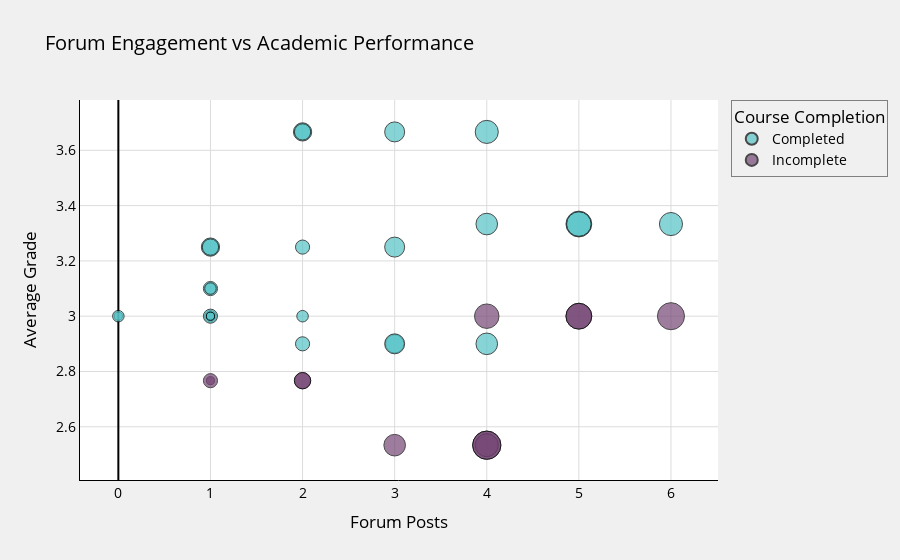

The notebook cell this image was saved under:
### Code cell
# Forum Engagement Impact
# Understand if forum participation (posts + time) leads to better grades. 
fig_forum = px.scatter(
    merged_df,
    x='Forum Posts',
    y='Average Grade',
    size='Time Spent On Forum (Hours)',
    color='Course Completion',  # This will automatically get a color scale
    title='Forum Engagement vs Academic Performance',
    hover_data=['StudentID'],
    color_discrete_sequence=['#55c3c7', '#744674']  # customize if categorical
)

# Customize layout (backgrounds, fonts, axes)
fig_forum.update_layout(
    paper_bgcolor='#f0f0f0',   # Full figure background
    plot_bgcolor='#ffffff',    # Plot area background
    title_font_color='black',
    font=dict(color='black', size=14),
    xaxis=dict(
        title='Forum Posts',
        gridcolor='#dcdcdc',
        linecolor='black',
        zerolinecolor='black',
        # tickfont=dict(color='black'),
        # titlefont=dict(color='black')
    ),
    yaxis=dict(
        title='Average Grade',
        gridcolor='#dcdcdc',
        linecolor='black',
        zerolinecolor='black',
        # tickfont=dict(color='black'),
        # titlefont=dict(color='black')
    ),
    legend=dict(
        bgcolor='#f0f0f0',
        bordercolor='gray',
        borderwidth=1,
        font=dict(color='black')
    )
)

# Optional: Change marker styling globally
fig_forum.update_traces(marker=dict(line=dict(width=1, color='black')))

# Show the figure
fig_forum.show()

### Figure 1 — Plotly figure (JSON) as saved in the notebook; plotly's stock layout.template omitted (floating-point values rounded to 4 significant figures)
{"data": [{"customdata": [["S001"], ["S001"], ["S001"], ["S001"], ["S002"], ["S002"], ["S002"], ["S002"], ["S004"], ["S004"], ["S004"], ["S004"], ["S005"], ["S005"], ["S005"], ["S005"], ["S007"], ["S007"], ["S007"], ["S007"], ["S008"], ["S008"], ["S008"], ["S008"], ["S009"], ["S009"], ["S009"], ["S009"]], "hovertemplate": "Course Completion=Completed<br>Forum Posts=%{x}<br>Average Grade=%{y}<br>Time Spent On Forum (Hours)=%{marker.size}<br>StudentID=%{customdata[0]}<extra></extra>", "legendgroup": "Completed", "marker": {"color": "#55c3c7", "line": {"color": "black", "width": 1}, "size": [0.5, 0.3, 0.6, 0.7, 0.2, 0.0, 0.3, 0.1, 0.3, 0.5, 0.4, 0.6, 0.0, 0.3, 0.0, 0.2, 0.1, 0.2, 0.1, 0.2, 0.6, 0.8, 0.5, 0.4, 0.8, 1.0, 0.7, 0.9], "sizemode": "area", "sizeref": 0.003, "symbol": "circle"}, "mode": "markers", "name": "Completed", "orientation": "v", "showlegend": true, "type": "scatter", "x": [3, 2, 3, 4, 1, 0, 1, 1, 2, 1, 1, 3, 0, 1, 0, 1, 1, 2, 0, 0, 3, 4, 2, 2, 6, 5, 4, 5], "xaxis": "x", "y": [2.9, 2.9, 2.9, 2.9, 3.0, 3.0, 3.0, 3.0, 3.25, 3.25, 3.25, 3.25, 3.1, 3.1, 3.1, 3.1, 3.0, 3.0, 3.0, 3.0, 3.667, 3.667, 3.667, 3.667, 3.333, 3.333, 3.333, 3.333], "yaxis": "y"}, {"customdata": [["S003"], ["S003"], ["S003"], ["S003"], ["S006"], ["S006"], ["S006"], ["S006"], ["S010"], ["S010"], ["S010"], ["S010"]], "hovertemplate": "Course Completion=Incomplete<br>Forum Posts=%{x}<br>Average Grade=%{y}<br>Time Spent On Forum (Hours)=%{marker.size}<br>StudentID=%{customdata[0]}<extra></extra>", "legendgroup": "Incomplete", "marker": {"color": "#744674", "line": {"color": "black", "width": 1}, "size": [1.0, 0.9, 1.1, 1.0, 1.2, 0.7, 0.8, 1.2, 0.4, 0.1, 0.4, 0.3], "sizemode": "area", "sizeref": 0.003, "symbol": "circle"}, "mode": "markers", "name": "Incomplete", "orientation": "v", "showlegend": true, "type": "scatter", "x": [5, 4, 6, 5, 4, 3, 4, 4, 2, 1, 2, 1], "xaxis": "x", "y": [3.0, 3.0, 3.0, 3.0, 2.533, 2.533, 2.533, 2.533, 2.767, 2.767, 2.767, 2.767], "yaxis": "y"}], "layout": {"font": {"color": "black", "size": 14}, "legend": {"bgcolor": "#f0f0f0", "bordercolor": "gray", "borderwidth": 1, "font": {"color": "black"}, "itemsizing": "constant", "title": {"text": "Course Completion"}, "tracegroupgap": 0}, "paper_bgcolor": "#f0f0f0", "plot_bgcolor": "#ffffff", "title": {"font": {"color": "black"}, "text": "Forum Engagement vs Academic Performance"}, "xaxis": {"anchor": "y", "domain": [0, 1], "gridcolor": "#dcdcdc", "linecolor": "black", "title": {"text": "Forum Posts"}, "zerolinecolor": "black"}, "yaxis": {"anchor": "x", "domain": [0, 1], "gridcolor": "#dcdcdc", "linecolor": "black", "title": {"text": "Average Grade"}, "zerolinecolor": "black"}}}
